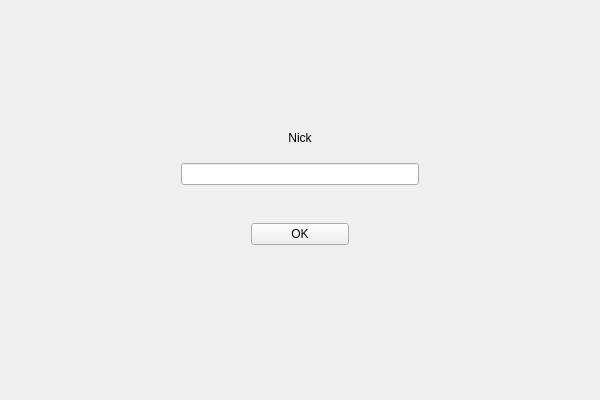
<?xml version="1.0" encoding="UTF-8"?>
<ui version="4.0">
 <class>wNick</class>
 <widget class="QWidget" name="wNick">
  <property name="geometry">
   <rect>
    <x>0</x>
    <y>0</y>
    <width>600</width>
    <height>400</height>
   </rect>
  </property>
  <property name="minimumSize">
   <size>
    <width>600</width>
    <height>400</height>
   </size>
  </property>
  <property name="maximumSize">
   <size>
    <width>1200</width>
    <height>800</height>
   </size>
  </property>
  <property name="windowTitle">
   <string>Łachut</string>
  </property>
  <layout class="QHBoxLayout" name="horizontalLayout_2">
   <item>
    <layout class="QHBoxLayout" name="horizontalLayout">
     <item>
      <layout class="QVBoxLayout" name="verticalLayout_4">
       <item>
        <layout class="QFormLayout" name="formLayout_2">
         <property name="verticalSpacing">
          <number>18</number>
         </property>
         <property name="leftMargin">
          <number>170</number>
         </property>
         <property name="topMargin">
          <number>120</number>
         </property>
         <property name="rightMargin">
          <number>170</number>
         </property>
         <item row="2" column="0" colspan="2">
          <layout class="QVBoxLayout" name="verticalLayout_5">
           <property name="leftMargin">
            <number>70</number>
           </property>
           <property name="topMargin">
            <number>20</number>
           </property>
           <property name="rightMargin">
            <number>70</number>
           </property>
           <property name="bottomMargin">
            <number>0</number>
           </property>
           <item>
            <widget class="QPushButton" name="nickBtn">
             <property name="text">
              <string>OK</string>
             </property>
            </widget>
           </item>
          </layout>
         </item>
         <item row="0" column="0" colspan="2">
          <widget class="QLabel" name="label_2">
           <property name="text">
            <string>Nick</string>
           </property>
           <property name="alignment">
            <set>Qt::AlignmentFlag::AlignCenter</set>
           </property>
          </widget>
         </item>
         <item row="1" column="0" colspan="2">
          <widget class="QLineEdit" name="nickInput"/>
         </item>
        </layout>
       </item>
      </layout>
     </item>
    </layout>
   </item>
  </layout>
 </widget>
 <resources/>
 <connections/>
</ui>
